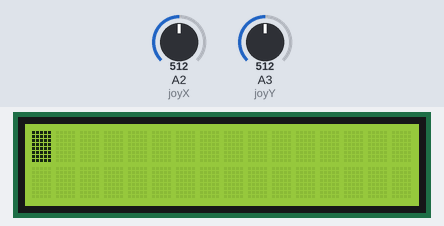
This sketch was run on a simulated Arduino Uno, built with avr-gcc and run on an emulated ATmega328P. Shown: 16×2 character LCD. The inputs (shaded band) are chosen by the test bench; at power-on: A2 (joyX) = 512, A3 (joyY) = 512. What the sketch prints to the serial monitor is not drawn.

Above: at 1.2 s.
1.3 s: A2 (joyX) set to 710
At 1.45 s:
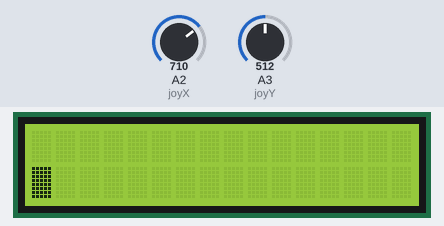
4.3 s: A3 (joyY) set to 710
At 4.54 s:
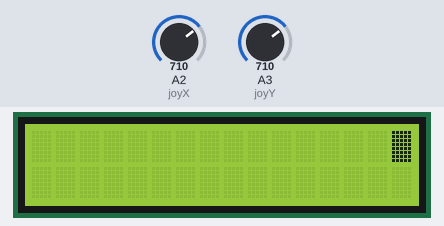
5.9 s: A2 (joyX) set to 690
At 6.0 s:
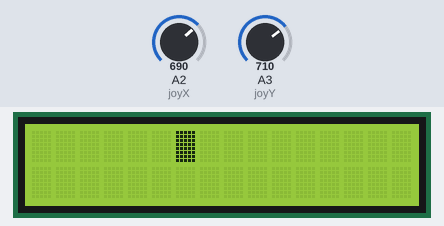
7.4 s: A2 (joyX) set to 716
At 7.63 s:
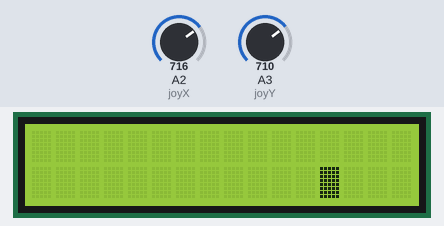
10.0 s: A3 (joyY) set to 690
At 10.23 s:
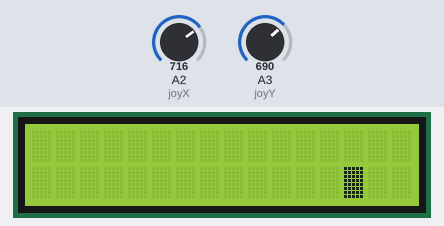
11.6 s: A3 (joyY) set to 716
At 11.69 s:
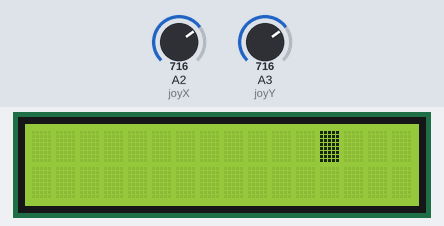

The sketch:

joystick.ino
```cpp
#include <LiquidCrystal_I2C.h>

#define joyX A2
#define joyY A3

LiquidCrystal_I2C lcd(0x27, 16, 2);

byte symbol[] = {
    B11111,
    B11111,
    B11111,
    B11111,
    B11111,
    B11111,
    B11111,
    B11111};

int x = 0, y = 0;

void setup()
{
    Serial.begin(9610);
    Serial.println("Start");

    lcd.init();
    lcd.backlight();
}

void loop()
{
    lcd.clear();

    float xValue = analogRead(joyX);
    float yValue = analogRead(joyY);

    if (xValue > 700)
    {
        x += 1;
    }

    if (xValue < 300)
    {
        x -= 1;
    }

    if (yValue > 700)
    {
        y -= 1;
    }

    if (yValue < 300)
    {
        y += 1;
    }

    x = (x + 2) % 2;
    y = (y + 16) % 16;

    lcd.createChar(0, symbol);
    lcd.setCursor(y, x);
    lcd.write(0);
    Serial.print(x);
    Serial.print(y);
    Serial.print("\n");

    delay(150);
}
```

Measured:
- after the input at 1.3 s, the display: changes after 0.08 s (image 1)
- after the input at 4.3 s, the display: first differs from a run without the input after 0.16 s (image 2)
- after the input at 11.6 s, the display: changes at once (image 6)
